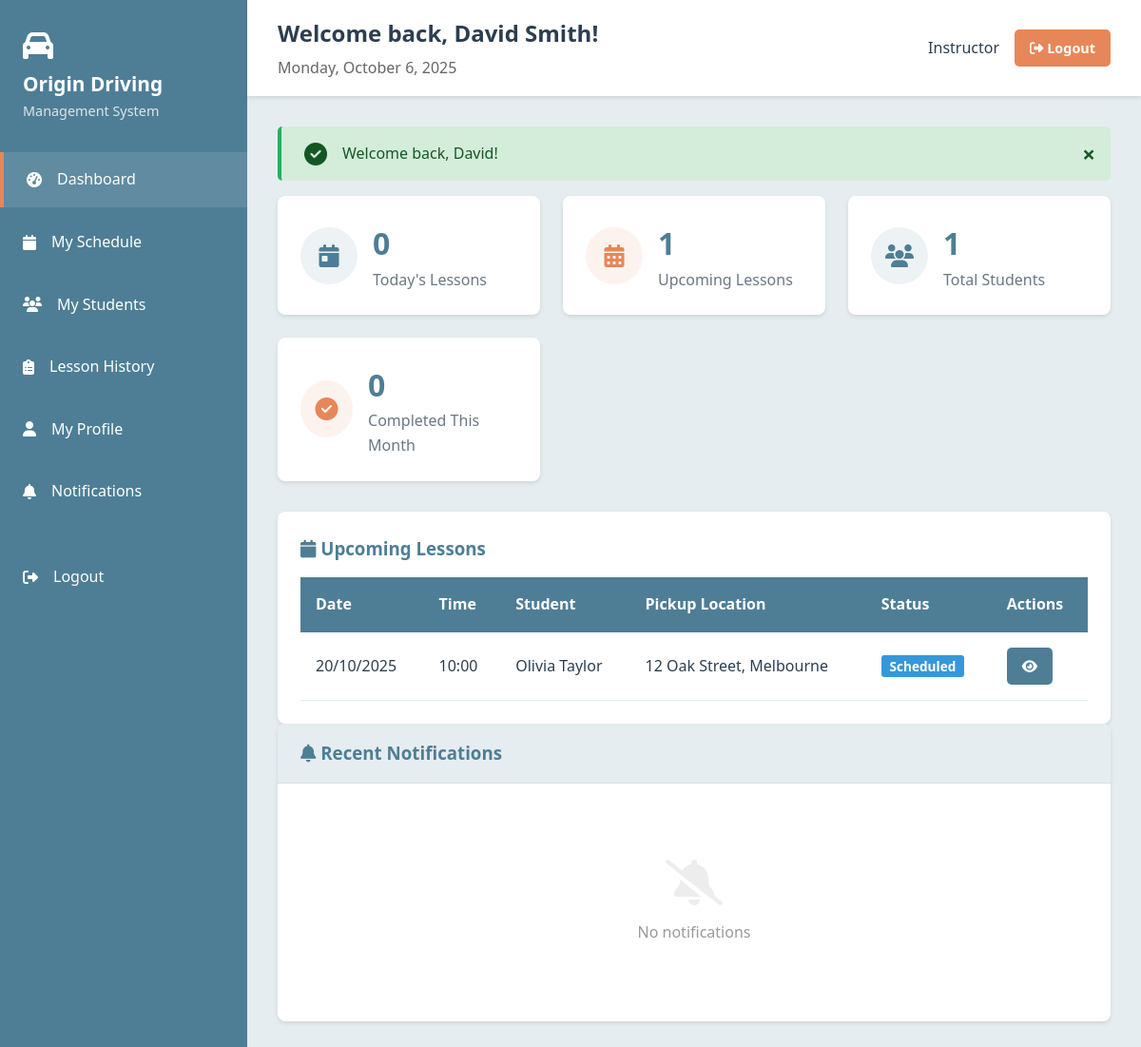
The app's page /dashboard.php (signed in) with its own data.
### tables this page shows
CREATE TABLE lessons (
    lesson_id INT PRIMARY KEY AUTO_INCREMENT,
    student_id INT NOT NULL,
    instructor_id INT NOT NULL,
    vehicle_id INT NOT NULL,
    course_id INT NOT NULL,
    lesson_date DATE NOT NULL,
    start_time TIME NOT NULL,
    end_time TIME NOT NULL,
    pickup_location VARCHAR(255) NOT NULL,
    dropoff_location VARCHAR(255) NULL,
    lesson_type ENUM('theory', 'practical', 'test_preparation') DEFAULT 'practical',
    status ENUM('scheduled', 'completed', 'cancelled', 'no_show') DEFAULT 'scheduled',
    instructor_notes TEXT NULL,
    student_performance_rating TINYINT(1) NULL COMMENT '1-5 rating',
    skills_practiced TEXT NULL,
    created_at TIMESTAMP DEFAULT CURRENT_TIMESTAMP,
    updated_at TIMESTAMP DEFAULT CURRENT_TIMESTAMP ON UPDATE CURRENT_TIMESTAMP,
    FOREIGN KEY (student_id) REFERENCES students(student_id) ON DELETE CASCADE,
    FOREIGN KEY (instructor_id) REFERENCES instructors(instructor_id),
    FOREIGN KEY (vehicle_id) REFERENCES vehicles(vehicle_id),
    FOREIGN KEY (course_id) REFERENCES courses(course_id),
    INDEX idx_lesson_date (lesson_date),
    INDEX idx_lesson_student (student_id),
    INDEX idx_lesson_instructor (instructor_id),
    INDEX idx_lesson_status (status)
);

### config/config.php (called while the page is built, shortened)
<?php
function formatDate($date, $format = DATE_FORMAT) {
    return date($format, strtotime($date));
}
function getCurrentUserId() {
    return $_SESSION['user_id'] ?? null;
}
function getCurrentUserRole() {
    return $_SESSION['user_role'] ?? null;
}
function getFlashMessage() {
    if (isset($_SESSION['flash_message'])) {
        $message = $_SESSION['flash_message'];
        return $message;
    }
    return null;
}
?>

### app/core/Database.php (called while the page is built, shortened)
<?php
class Database {
    private static $instance = null;
    private $connection;
    private function __construct() {
        try {
            $dsn = "mysql:host=" . DB_HOST . ";dbname=" . DB_NAME . ";charset=" . DB_CHARSET;
            $options = [
                PDO::ATTR_ERRMODE => PDO::ERRMODE_EXCEPTION,
                PDO::ATTR_DEFAULT_FETCH_MODE => PDO::FETCH_ASSOC,
                PDO::ATTR_EMULATE_PREPARES => false,
                PDO::ATTR_PERSISTENT => true
            ];
            $this->connection = new PDO($dsn, DB_USER, DB_PASS, $options);
        } catch (PDOException $e) {
            error_log("Database Connection Error: " . $e->getMessage());
            die("Database connection failed. Please contact system administrator.");
        }
    }
    public static function getInstance() {
        if (self::$instance === null) {
            self::$instance = new self();
        }
        return self::$instance;
    }
    public function select($sql, $params = []) {
        try {
            $stmt = $this->connection->prepare($sql);
            $stmt->execute($params);
            return $stmt->fetchAll();
        } catch (PDOException $e) {
            error_log("Select Query Error: " . $e->getMessage());
            return [];
        }
    }
    public function selectOne($sql, $params = []) {
        try {
            $stmt = $this->connection->prepare($sql);
            $stmt->execute($params);
            $result = $stmt->fetch();
            return $result !== false ? $result : null;
        } catch (PDOException $e) {
            error_log("Select One Query Error: " . $e->getMessage());
            return null;
        }
    }
}
?>

### app/core/Model.php (called while the page is built, shortened)
<?php
abstract class Model {
    public function __construct() {
        $this->db = Database::getInstance();
    }
}
?>

### app/models/Instructor.php (called while the page is built, shortened)
<?php
class Instructor extends Model {
    protected $table = 'instructors';
    public function getByUserId($userId) {
        $sql = "SELECT i.*,
                u.first_name, u.last_name, u.email, u.phone, u.user_role,
                b.branch_name, b.address as branch_address
                FROM {$this->table} i
                INNER JOIN users u ON i.user_id = u.user_id
                LEFT JOIN branches b ON i.branch_id = b.branch_id
                WHERE i.user_id = ?";
        return $this->db->selectOne($sql, [$userId]);
    }
}
?>

### app/models/Lesson.php (called while the page is built, shortened)
<?php
class Lesson extends Model {
    protected $table = 'lessons';
    public function getInstructorUpcomingLessons($instructorId, $limit = 10) {
        $sql = "SELECT l.*,
                CONCAT(su.first_name, ' ', su.last_name) AS student_name,
                su.phone AS student_phone,
                v.registration_number, v.make, v.model,
                TIMESTAMPDIFF(MINUTE, l.start_time, l.end_time) AS duration_minutes
                FROM {$this->table} l
                INNER JOIN students s ON l.student_id = s.student_id
                INNER JOIN users su ON s.user_id = su.user_id
                LEFT JOIN vehicles v ON l.vehicle_id = v.vehicle_id
                WHERE l.instructor_id = ?
                AND l.lesson_date >= CURDATE()
                AND l.status = 'scheduled'
                ORDER BY l.lesson_date ASC, l.start_time ASC
                LIMIT ?";
        return $this->db->select($sql, [$instructorId, $limit]);
    }
    public function getTodaysLessonsCountForInstructor($instructorId) {
        $sql = "SELECT COUNT(*) as count
                FROM {$this->table}
                WHERE instructor_id = ?
                AND lesson_date = CURDATE()
                AND status = 'scheduled'";
        $result = $this->db->selectOne($sql, [$instructorId]);
        return $result ? (int)$result['count'] : 0;
    }
    public function getUpcomingLessonsCountForInstructor($instructorId) {
        $sql = "SELECT COUNT(*) as count
                FROM {$this->table}
                WHERE instructor_id = ?
                AND lesson_date >= CURDATE()
                AND status = 'scheduled'";
        $result = $this->db->selectOne($sql, [$instructorId]);
        return $result ? (int)$result['count'] : 0;
    }
    public function getTotalStudentsForInstructor($instructorId) {
        $sql = "SELECT COUNT(DISTINCT student_id) as count
                FROM {$this->table}
                WHERE instructor_id = ?";
        $result = $this->db->selectOne($sql, [$instructorId]);
        return $result ? (int)$result['count'] : 0;
    }
    public function getCompletedLessonsThisMonthForInstructor($instructorId) {
        $sql = "SELECT COUNT(*) as count
                FROM {$this->table}
                WHERE instructor_id = ?
                AND status = 'completed'
                AND MONTH(lesson_date) = MONTH(CURDATE())
                AND YEAR(lesson_date) = YEAR(CURDATE())";
        $result = $this->db->selectOne($sql, [$instructorId]);
        return $result ? (int)$result['count'] : 0;
    }
}
?>

### dashboard.php (the view, shortened to what this page needs)
<?php
require_once 'config/config.php';
require_once 'app/models/Instructor.php';
require_once 'app/models/Lesson.php';
$db = Database::getInstance();
$userRole = getCurrentUserRole();
$userId = getCurrentUserId();
$userName = $_SESSION['user_name'];
$stats = [];
$upcomingLessons = [];
if ($userRole === 'admin' || $userRole === 'staff') {
    $studentModel = new Student();
    $instructorModel = new Instructor();
    $lessonModel = new Lesson();
    $invoiceModel = new Invoice();
    $stats = [
        'total_students' => $studentModel->count(['is_active' => 1]),
        'total_instructors' => $instructorModel->count(['is_available' => 1]),
        'upcoming_lessons' => $lessonModel->getUpcomingLessonsCount(),
        'pending_invoices' => $invoiceModel->count(['status' => 'unpaid'])
    ];
    $recentStudents = $studentModel->getRecentStudents(5);
    $upcomingLessons = $lessonModel->getUpcomingLessons(10);
} elseif ($userRole === 'instructor') {
    $instructorModel = new Instructor();
    $lessonModel = new Lesson();
    $instructor = $instructorModel->getByUserId($userId);
    if ($instructor && isset($instructor['instructor_id'])) {
        $stats = [
            'todays_lessons' => $lessonModel->getTodaysLessonsCountForInstructor($instructor['instructor_id']),
            'upcoming_lessons' => $lessonModel->getUpcomingLessonsCountForInstructor($instructor['instructor_id']),
            'total_students' => $lessonModel->getTotalStudentsForInstructor($instructor['instructor_id']),
            'completed_this_month' => $lessonModel->getCompletedLessonsThisMonthForInstructor($instructor['instructor_id'])
        ];
        $upcomingLessons = $lessonModel->getInstructorUpcomingLessons($instructor['instructor_id'], 10);
    }
}
include 'views/layouts/header.php';
?>
<div class="dashboard-container">
    <?php include 'views/layouts/sidebar.php'; ?>
    <div class="main-content">
        <div class="top-bar">
            <div>
                <h2>Welcome back, <?php echo htmlspecialchars($userName); ?>!</h2>
                <p style="color: #666; margin-top: 0.3rem;">
                    <?php echo date('l, F j, Y'); ?>
                </p>
            </div>
            <div class="user-menu">
                <span><?php echo ucfirst($userRole); ?></span>
                <a href="logout.php" class="btn btn-secondary btn-sm">
                    <i class="fas fa-sign-out-alt"></i> Logout
                </a>
            </div>
        </div>
        <div class="content-area">
            <?php
            $flashMessage = getFlashMessage();
            if ($flashMessage):
            ?>
                <div class="alert alert-<?php echo $flashMessage['type']; ?>">
                    <i class="fas fa-<?php echo $flashMessage['type'] === 'success' ? 'check-circle' : 'exclamation-circle'; ?>"></i>
                    <span><?php echo $flashMessage['message']; ?></span>
                </div>
            <?php endif; ?>
            <div class="dashboard-cards">
                <?php if ($userRole === 'admin' || $userRole === 'staff'): ?>
                    <div class="dashboard-card">
                        <div class="dashboard-card-icon primary">
                            <i class="fas fa-users"></i>
                        </div>
                        <div class="dashboard-card-info">
                            <h3><?php echo $stats['total_students']; ?></h3>
                            <p>Active Students</p>
                        </div>
                    </div>
                    <div class="dashboard-card">
                        <div class="dashboard-card-icon secondary">
                            <i class="fas fa-chalkboard-teacher"></i>
                        </div>
                        <div class="dashboard-card-info">
                            <h3><?php echo $stats['total_instructors']; ?></h3>
                            <p>Active Instructors</p>
                        </div>
                    </div>
                    <div class="dashboard-card">
                        <div class="dashboard-card-icon primary">
                            <i class="fas fa-calendar-alt"></i>
                        </div>
                        <div class="dashboard-card-info">
                            <h3><?php echo $stats['upcoming_lessons']; ?></h3>
                            <p>Upcoming Lessons</p>
                        </div>
                    </div>
                    <div class="dashboard-card">
                        <div class="dashboard-card-icon secondary">
                            <i class="fas fa-file-invoice-dollar"></i>
                        </div>
                        <div class="dashboard-card-info">
                            <h3><?php echo $stats['pending_invoices']; ?></h3>
                            <p>Pending Invoices</p>
                        </div>
                    </div>
                <?php elseif ($userRole === 'instructor'): ?>
                    <div class="dashboard-card">
                        <div class="dashboard-card-icon primary">
                            <i class="fas fa-calendar-day"></i>
                        </div>
                        <div class="dashboard-card-info">
                            <h3><?php echo $stats['todays_lessons']; ?></h3>
                            <p>Today's Lessons</p>
                        </div>
                    </div>
                    <div class="dashboard-card">
                        <div class="dashboard-card-icon secondary">
                            <i class="fas fa-calendar-alt"></i>
                        </div>
                        <div class="dashboard-card-info">
                            <h3><?php echo $stats['upcoming_lessons']; ?></h3>
                            <p>Upcoming Lessons</p>
                        </div>
                    </div>
                    <div class="dashboard-card">
                        <div class="dashboard-card-icon primary">
                            <i class="fas fa-users"></i>
                        </div>
                        <div class="dashboard-card-info">
                            <h3><?php echo $stats['total_students']; ?></h3>
                            <p>Total Students</p>
                        </div>
                    </div>
                    <div class="dashboard-card">
                        <div class="dashboard-card-icon secondary">
                            <i class="fas fa-check-circle"></i>
                        </div>
                        <div class="dashboard-card-info">
                            <h3><?php echo $stats['completed_this_month']; ?></h3>
                            <p>Completed This Month</p>
                        </div>
                    </div>
                <?php endif; ?>
            </div>
            <?php if (!empty($upcomingLessons)): ?>
            <div class="table-container" style="margin-top: 2rem;">
                <h3 style="margin-bottom: 1rem; color: var(--color-primary);">
                    <i class="fas fa-calendar"></i> Upcoming Lessons
                </h3>
                <table>
                    <thead>
                        <tr>
                            <th>Date</th>
                            <th>Time</th>
                            <?php if ($userRole !== 'student'): ?>
                                <th>Student</th>
                            <?php endif; ?>
                            <th>Pickup Location</th>
                            <th>Status</th>
                            <th>Actions</th>
                        </tr>
                    </thead>
                    <tbody>
                        <?php foreach ($upcomingLessons as $lesson): ?>
                        <tr>
                            <td><?php echo formatDate($lesson['lesson_date']); ?></td>
                            <td><?php echo date('H:i', strtotime($lesson['start_time'])); ?></td>
                            <?php if ($userRole !== 'student'): ?>
                                <td><?php echo htmlspecialchars($lesson['student_name']); ?></td>
                            <?php endif; ?>
                            <td><?php echo htmlspecialchars($lesson['pickup_location']); ?></td>
                            <td>
                                <span class="badge badge-<?php echo $lesson['status']; ?>">
                                    <?php echo ucfirst($lesson['status']); ?>
                                </span>
                            </td>
                            <td>
                                <a href="lessons/view.php?id=<?php echo $lesson['lesson_id']; ?>" class="btn btn-sm btn-primary">
                                    <i class="fas fa-eye"></i>
                                </a>
                            </td>
                        </tr>
                        <?php endforeach; ?>
                    </tbody>
                </table>
            </div>
            <?php endif; ?>
<div class="card" style="margin-bottom: 2rem;">
    <div class="card-header">
        <h3><i class="fas fa-bell"></i> Recent Notifications</h3>
    </div>
    <div class="card-body">
        <?php
        $notifications = $db->select(
            "SELECT * FROM notifications
             WHERE user_id = ?
             ORDER BY created_at DESC
             LIMIT 10",
            [$_SESSION['user_id']]
        );
        if (empty($notifications)): ?>
            <div class="table-empty" style="padding: 2rem; text-align: center; color: #999;">
                <i class="fas fa-bell-slash" style="font-size: 3rem; display: block; margin-bottom: 1rem; color: #ddd;"></i>
                <p>No notifications</p>
            </div>
        <?php endif; ?>
    </div>
</div>
        </div>
    </div>
</div>
<?php include 'views/layouts/footer.php'; ?>

### records on screen
lessons: lesson_date "20/10/2025", start_time "10:00", student_name "Olivia Taylor", pickup_location "12 Oak Street, Melbourne", status "Scheduled"

### other values on screen
$userName "David Smith"
$userRole "Instructor"
$flashMessage['message'] "Welcome back, David!"
$stats['todays_lessons'] "0"
$stats['upcoming_lessons'] "1"
$stats['total_students'] "1"
$stats['completed_this_month'] "0"
